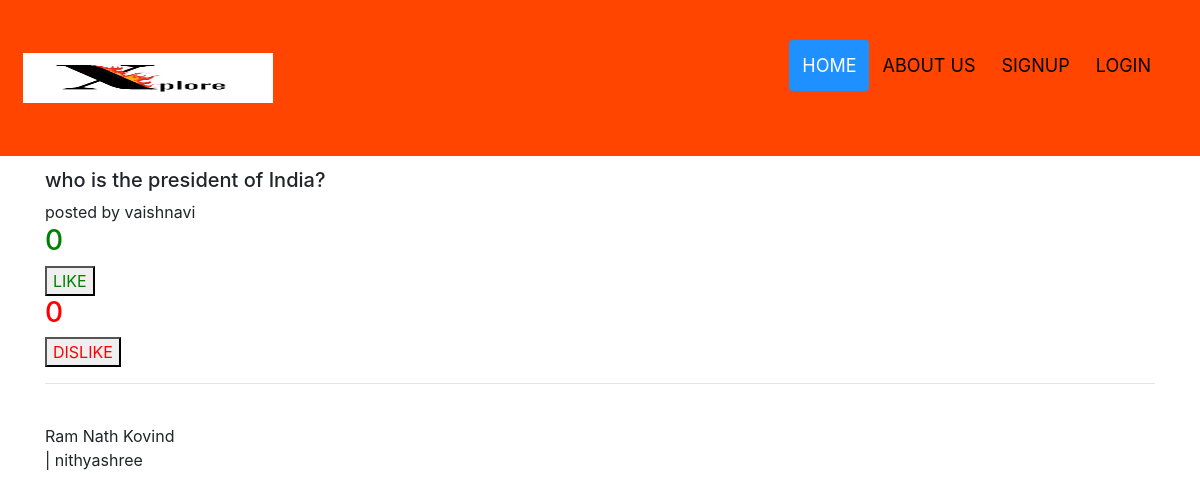
Screenshot of /quest/4 with the database file from the repository.
### create_user/models.py (models this page shows, shortened)
class Question(models.Model):
    user = models.ForeignKey(settings.AUTH_USER_MODEL,on_delete=models.CASCADE)
    title = models.CharField(max_length =200)
    body = models.TextField(blank =True ,null=True)
    created =models.DateTimeField(editable =False,null=True ,blank=True)
    modified =models.DateTimeField()
    answers_count = models.IntegerField(default=0)
    points =models.IntegerField(default=0)
    hidden =models.BooleanField(default =False)

class Answer(models.Model):
    question = models.ForeignKey(Question,on_delete=models.CASCADE)
    user = models.ForeignKey(settings.AUTH_USER_MODEL,on_delete=models.CASCADE)
    text =models.TextField()
    created =models.DateTimeField(editable =False,null=True ,blank=True)
    modified =models.DateTimeField()
    points =models.IntegerField(default =0)

### create_user/views.py (the view)
# urls.py: path('quest/<int:id>',views.question_view,name='question'),
def question_view(request,id):
    current_user =request.user
    asked_by_user=False
    quest = Question.objects.get(pk=id)
    answers = Answer.objects.filter(question=quest).order_by('created')
    answer_form =AnswerForm()
    if current_user.id == quest.user_id:
        asked_by_user =True
    context ={'qst':quest,'ans':answers,'current_user':current_user,
            'asked_by_user':asked_by_user,'form':answer_form,
            }
    return render(request,'questions.html',context)

### templates/questions.html (shortened to what this page needs)
{% extends 'base.html' %}
  {% block content %}
  <br>
  <div class="container">
    <h5>{{qst.title}}</h5>
    posted by {{qst.user}} <br>
    <h3 id="name" style="color:green">0</h3> <button id="btn"  style="color:green">LIKE</button>
        <h3 id="name1" style="color:red">0</h3> <button id="btn1" style="color:red">DISLIKE</button><hr>
    <br>
    {% for i in ans %}
        {{i.text}}  <br> |  {{i.user}}
    {% endfor %}
    <br>
  </div>
  {% endblock %}

### rows the page displays
Question: title "who is the president of India?", user "vaishnavi"
Answer: text "Ram Nath Kovind", user "nithyashree"
